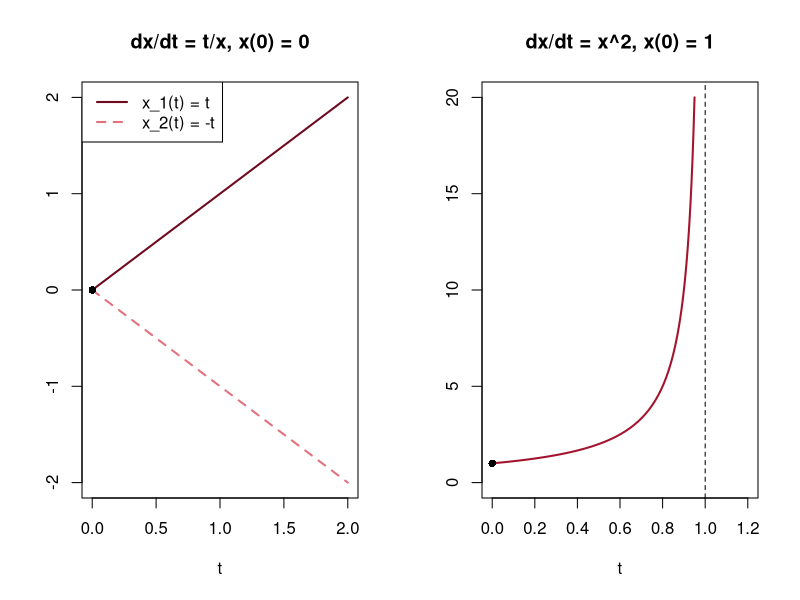

Generate this figure with R:
# Abb. 3.6: Anfangswertprobleme ohne eindeutige oder ohne globale Lösung (Buch, Abschnitt 3.1)
# links dx/dt = t/x, x(0) = 0: x(t) = t und x(t) = -t lösen beide;  rechts dx/dt = x^2, x(0) = 1: x(t) = 1/(1 - t) nur für t < 1
# (c) 2026 Philipp Kügler · Programm zum Buch „Dynamische Systeme in den Lebenswissenschaften“ · MIT-Lizenz (siehe LICENSE)
par(mfrow = c(1, 2))
t <- seq(0, 2, length.out = 100)
plot(t, t, type = "l", col = rgb(0.43, 0.04, 0.12), lwd = 2, ylim = c(-2, 2), xlab = "t", ylab = "", main = "dx/dt = t/x, x(0) = 0")
lines(t, -t, lty = 2, col = rgb(0.89, 0.44, 0.49), lwd = 2); points(0, 0, pch = 16)
legend("topleft", legend = c("x_1(t) = t", "x_2(t) = -t"), col = c(rgb(0.43, 0.04, 0.12), rgb(0.89, 0.44, 0.49)), lty = c(1, 2), lwd = 2)
t <- seq(0, 0.95, length.out = 200)
plot(t, 1 / (1 - t), type = "l", col = rgb(0.64, 0.08, 0.18), lwd = 2, xlim = c(0, 1.2), ylim = c(0, 20), xlab = "t", ylab = "",
     main = "dx/dt = x^2, x(0) = 1")
abline(v = 1, lty = 2); points(0, 1, pch = 16)
for (tt in c(0.5, 0.9, 0.99)) cat(sprintf("x(%g) = 1/(1 - %g) = %.0f\n", tt, tt, 1 / (1 - tt)))
